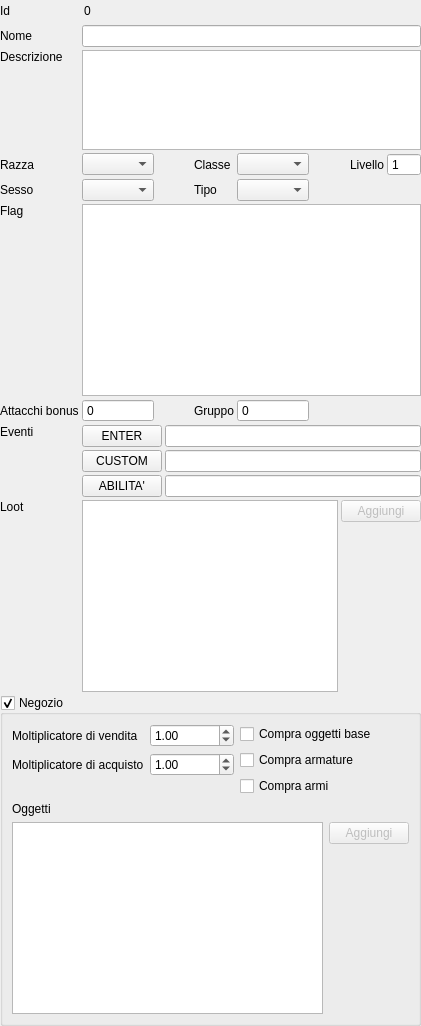
               <widget class="QWidget" name="pageNpc">
                <layout class="QVBoxLayout" name="verticalLayout_5">
                 <property name="spacing">
                  <number>0</number>
                 </property>
                 <property name="leftMargin">
                  <number>0</number>
                 </property>
                 <property name="topMargin">
                  <number>0</number>
                 </property>
                 <property name="rightMargin">
                  <number>0</number>
                 </property>
                 <property name="bottomMargin">
                  <number>0</number>
                 </property>
                 <item>
                  <layout class="QGridLayout" name="gridLayout_4">
                   <property name="spacing">
                    <number>3</number>
                   </property>
                   <item row="4" column="4">
                    <widget class="QComboBox" name="comboBoxNpcType"/>
                   </item>
                   <item row="7" column="0">
                    <widget class="QLabel" name="label_45">
                     <property name="sizePolicy">
                      <sizepolicy hsizetype="Fixed" vsizetype="Preferred">
                       <horstretch>0</horstretch>
                       <verstretch>0</verstretch>
                      </sizepolicy>
                     </property>
                     <property name="text">
                      <string>Eventi</string>
                     </property>
                     <property name="alignment">
                      <set>Qt::AlignLeading|Qt::AlignLeft|Qt::AlignTop</set>
                     </property>
                    </widget>
                   </item>
                   <item row="0" column="2" colspan="6">
                    <spacer name="horizontalSpacer_4">
                     <property name="orientation">
                      <enum>Qt::Horizontal</enum>
                     </property>
                     <property name="sizeHint" stdset="0">
                      <size>
                       <width>40</width>
                       <height>20</height>
                      </size>
                     </property>
                    </spacer>
                   </item>
                   <item row="6" column="3">
                    <widget class="QLabel" name="label_50">
                     <property name="sizePolicy">
                      <sizepolicy hsizetype="Fixed" vsizetype="Preferred">
                       <horstretch>0</horstretch>
                       <verstretch>0</verstretch>
                      </sizepolicy>
                     </property>
                     <property name="text">
                      <string>Gruppo</string>
                     </property>
                    </widget>
                   </item>
                   <item row="4" column="0">
                    <widget class="QLabel" name="label_14">
                     <property name="sizePolicy">
                      <sizepolicy hsizetype="Fixed" vsizetype="Preferred">
                       <horstretch>0</horstretch>
                       <verstretch>0</verstretch>
                      </sizepolicy>
                     </property>
                     <property name="text">
                      <string>Sesso</string>
                     </property>
                    </widget>
                   </item>
                   <item row="8" column="1" colspan="7">
                    <layout class="QGridLayout" name="gridLayout_10">
                     <item row="1" column="1">
                      <spacer name="verticalSpacer_6">
                       <property name="orientation">
                        <enum>Qt::Vertical</enum>
                       </property>
                       <property name="sizeHint" stdset="0">
                        <size>
                         <width>20</width>
                         <height>40</height>
                        </size>
                       </property>
                      </spacer>
                     </item>
                     <item row="0" column="1">
                      <widget class="QPushButton" name="pushButtonNpcLootAdd">
                       <property name="enabled">
                        <bool>false</bool>
                       </property>
                       <property name="text">
                        <string>Aggiungi</string>
                       </property>
                      </widget>
                     </item>
                     <item row="0" column="0" rowspan="2">
                      <widget class="QTableWidget" name="tableWidgetNpcLoot">
                       <property name="editTriggers">
                        <set>QAbstractItemView::NoEditTriggers</set>
                       </property>
                       <property name="selectionMode">
                        <enum>QAbstractItemView::NoSelection</enum>
                       </property>
                       <property name="wordWrap">
                        <bool>false</bool>
                       </property>
                       <attribute name="horizontalHeaderVisible">
                        <bool>false</bool>
                       </attribute>
                       <attribute name="horizontalHeaderMinimumSectionSize">
                        <number>45</number>
                       </attribute>
                       <attribute name="horizontalHeaderDefaultSectionSize">
                        <number>49</number>
                       </attribute>
                       <attribute name="horizontalHeaderStretchLastSection">
                        <bool>true</bool>
                       </attribute>
                       <attribute name="verticalHeaderVisible">
                        <bool>false</bool>
                       </attribute>
                       <attribute name="verticalHeaderMinimumSectionSize">
                        <number>10</number>
                       </attribute>
                       <attribute name="verticalHeaderDefaultSectionSize">
                        <number>20</number>
                       </attribute>
                       <attribute name="verticalHeaderStretchLastSection">
                        <bool>false</bool>
                       </attribute>
                       <column>
                        <property name="text">
                         <string>Azioni</string>
                        </property>
                       </column>
                       <column>
                        <property name="text">
                         <string>Oggetto</string>
                        </property>
                       </column>
                       <column>
                        <property name="text">
                         <string>Rarità</string>
                        </property>
                       </column>
                      </widget>
                     </item>
                    </layout>
                   </item>
                   <item row="8" column="0">
                    <widget class="QLabel" name="label_51">
                     <property name="sizePolicy">
                      <sizepolicy hsizetype="Fixed" vsizetype="Preferred">
                       <horstretch>0</horstretch>
                       <verstretch>0</verstretch>
                      </sizepolicy>
                     </property>
                     <property name="text">
                      <string>Loot</string>
                     </property>
                     <property name="alignment">
                      <set>Qt::AlignLeading|Qt::AlignLeft|Qt::AlignTop</set>
                     </property>
                    </widget>
                   </item>
                   <item row="1" column="1" colspan="7">
                    <widget class="QLineEdit" name="lineEditNpcName"/>
                   </item>
                   <item row="4" column="3">
                    <widget class="QLabel" name="label_47">
                     <property name="sizePolicy">
                      <sizepolicy hsizetype="Fixed" vsizetype="Preferred">
                       <horstretch>0</horstretch>
                       <verstretch>0</verstretch>
                      </sizepolicy>
                     </property>
                     <property name="text">
                      <string>Tipo</string>
                     </property>
                    </widget>
                   </item>
                   <item row="5" column="0">
                    <widget class="QLabel" name="label_12">
                     <property name="sizePolicy">
                      <sizepolicy hsizetype="Fixed" vsizetype="Preferred">
                       <horstretch>0</horstretch>
                       <verstretch>0</verstretch>
                      </sizepolicy>
                     </property>
                     <property name="text">
                      <string>Flag</string>
                     </property>
                     <property name="alignment">
                      <set>Qt::AlignLeading|Qt::AlignLeft|Qt::AlignTop</set>
                     </property>
                    </widget>
                   </item>
                   <item row="4" column="1">
                    <widget class="QComboBox" name="comboBoxNpcSex"/>
                   </item>
                   <item row="3" column="1">
                    <widget class="QComboBox" name="comboBoxNpcRace"/>
                   </item>
                   <item row="0" column="1">
                    <widget class="QSpinBox" name="spinBoxNpcId">
                     <property name="minimumSize">
                      <size>
                       <width>50</width>
                       <height>0</height>
                      </size>
                     </property>
                     <property name="styleSheet">
                      <string notr="true">background-color: rgba(255, 255, 255, 0);</string>
                     </property>
                     <property name="frame">
                      <bool>false</bool>
                     </property>
                     <property name="readOnly">
                      <bool>true</bool>
                     </property>
                     <property name="buttonSymbols">
                      <enum>QAbstractSpinBox::NoButtons</enum>
                     </property>
                     <property name="minimum">
                      <number>0</number>
                     </property>
                     <property name="maximum">
                      <number>2000000000</number>
                     </property>
                     <property name="singleStep">
                      <number>1</number>
                     </property>
                     <property name="value">
                      <number>0</number>
                     </property>
                    </widget>
                   </item>
                   <item row="3" column="6">
                    <widget class="QLabel" name="label_49">
                     <property name="sizePolicy">
                      <sizepolicy hsizetype="Fixed" vsizetype="Preferred">
                       <horstretch>0</horstretch>
                       <verstretch>0</verstretch>
                      </sizepolicy>
                     </property>
                     <property name="text">
                      <string>Livello</string>
                     </property>
                    </widget>
                   </item>
                   <item row="4" column="2">
                    <spacer name="horizontalSpacer_7">
                     <property name="orientation">
                      <enum>Qt::Horizontal</enum>
                     </property>
                     <property name="sizeType">
                      <enum>QSizePolicy::Fixed</enum>
                     </property>
                     <property name="sizeHint" stdset="0">
                      <size>
                       <width>5</width>
                       <height>0</height>
                      </size>
                     </property>
                    </spacer>
                   </item>
                   <item row="6" column="0">
                    <widget class="QLabel" name="label_43">
                     <property name="sizePolicy">
                      <sizepolicy hsizetype="Fixed" vsizetype="Preferred">
                       <horstretch>0</horstretch>
                       <verstretch>0</verstretch>
                      </sizepolicy>
                     </property>
                     <property name="text">
                      <string>Attacchi bonus</string>
                     </property>
                    </widget>
                   </item>
                   <item row="2" column="1" colspan="7">
                    <widget class="QPlainTextEdit" name="plainTextEditNpcDescription">
                     <property name="sizePolicy">
                      <sizepolicy hsizetype="Expanding" vsizetype="Fixed">
                       <horstretch>0</horstretch>
                       <verstretch>0</verstretch>
                      </sizepolicy>
                     </property>
                     <property name="minimumSize">
                      <size>
                       <width>300</width>
                       <height>0</height>
                      </size>
                     </property>
                     <property name="maximumSize">
                      <size>
                       <width>16777215</width>
                       <height>100</height>
                      </size>
                     </property>
                     <property name="font">
                      <font>
                       <family>Lucida Console</family>
                      </font>
                     </property>
                    </widget>
                   </item>
                   <item row="3" column="0">
                    <widget class="QLabel" name="label_16">
                     <property name="sizePolicy">
                      <sizepolicy hsizetype="Fixed" vsizetype="Preferred">
                       <horstretch>0</horstretch>
                       <verstretch>0</verstretch>
                      </sizepolicy>
                     </property>
                     <property name="text">
                      <string>Razza</string>
                     </property>
                    </widget>
                   </item>
                   <item row="5" column="1" colspan="7">
                    <widget class="QTableWidget" name="tableWidgetNpcFlags">
                     <property name="editTriggers">
                      <set>QAbstractItemView::NoEditTriggers</set>
                     </property>
                     <property name="selectionMode">
                      <enum>QAbstractItemView::NoSelection</enum>
                     </property>
                     <property name="wordWrap">
                      <bool>false</bool>
                     </property>
                     <attribute name="horizontalHeaderVisible">
                      <bool>false</bool>
                     </attribute>
                     <attribute name="horizontalHeaderDefaultSectionSize">
                      <number>49</number>
                     </attribute>
                     <attribute name="horizontalHeaderStretchLastSection">
                      <bool>true</bool>
                     </attribute>
                     <attribute name="verticalHeaderVisible">
                      <bool>false</bool>
                     </attribute>
                     <attribute name="verticalHeaderMinimumSectionSize">
                      <number>10</number>
                     </attribute>
                     <attribute name="verticalHeaderDefaultSectionSize">
                      <number>30</number>
                     </attribute>
                     <attribute name="verticalHeaderStretchLastSection">
                      <bool>false</bool>
                     </attribute>
                     <column>
                      <property name="text">
                       <string>On</string>
                      </property>
                     </column>
                     <column>
                      <property name="text">
                       <string>Flag</string>
                      </property>
                     </column>
                    </widget>
                   </item>
                   <item row="0" column="0">
                    <widget class="QLabel" name="labelNpcId">
                     <property name="sizePolicy">
                      <sizepolicy hsizetype="Fixed" vsizetype="Preferred">
                       <horstretch>0</horstretch>
                       <verstretch>0</verstretch>
                      </sizepolicy>
                     </property>
                     <property name="text">
                      <string>Id</string>
                     </property>
                    </widget>
                   </item>
                   <item row="1" column="0">
                    <widget class="QLabel" name="label_8">
                     <property name="sizePolicy">
                      <sizepolicy hsizetype="Fixed" vsizetype="Preferred">
                       <horstretch>0</horstretch>
                       <verstretch>0</verstretch>
                      </sizepolicy>
                     </property>
                     <property name="text">
                      <string>Nome</string>
                     </property>
                    </widget>
                   </item>
                   <item row="3" column="4">
                    <widget class="QComboBox" name="comboBoxNpcClass"/>
                   </item>
                   <item row="3" column="3">
                    <widget class="QLabel" name="label_48">
                     <property name="sizePolicy">
                      <sizepolicy hsizetype="Fixed" vsizetype="Preferred">
                       <horstretch>0</horstretch>
                       <verstretch>0</verstretch>
                      </sizepolicy>
                     </property>
                     <property name="text">
                      <string>Classe</string>
                     </property>
                    </widget>
                   </item>
                   <item row="4" column="5">
                    <spacer name="horizontalSpacer_8">
                     <property name="orientation">
                      <enum>Qt::Horizontal</enum>
                     </property>
                     <property name="sizeType">
                      <enum>QSizePolicy::Fixed</enum>
                     </property>
                     <property name="sizeHint" stdset="0">
                      <size>
                       <width>5</width>
                       <height>0</height>
                      </size>
                     </property>
                    </spacer>
                   </item>
                   <item row="6" column="1">
                    <widget class="QSpinBox" name="spinBoxNpcBonusAttacks">
                     <property name="buttonSymbols">
                      <enum>QAbstractSpinBox::NoButtons</enum>
                     </property>
                     <property name="maximum">
                      <number>10</number>
                     </property>
                    </widget>
                   </item>
                   <item row="2" column="0">
                    <widget class="QLabel" name="label_11">
                     <property name="sizePolicy">
                      <sizepolicy hsizetype="Fixed" vsizetype="Preferred">
                       <horstretch>0</horstretch>
                       <verstretch>0</verstretch>
                      </sizepolicy>
                     </property>
                     <property name="text">
                      <string>Descrizione</string>
                     </property>
                     <property name="alignment">
                      <set>Qt::AlignLeading|Qt::AlignLeft|Qt::AlignTop</set>
                     </property>
                    </widget>
                   </item>
                   <item row="3" column="7">
                    <widget class="QSpinBox" name="spinBoxNpcLevel">
                     <property name="buttonSymbols">
                      <enum>QAbstractSpinBox::NoButtons</enum>
                     </property>
                     <property name="minimum">
                      <number>1</number>
                     </property>
                     <property name="maximum">
                      <number>100</number>
                     </property>
                    </widget>
                   </item>
                   <item row="7" column="1" colspan="7">
                    <layout class="QGridLayout" name="gridLayout_7">
                     <item row="0" column="0">
                      <widget class="QPushButton" name="pushButtonNpcEventEnter">
                       <property name="text">
                        <string>ENTER</string>
                       </property>
                      </widget>
                     </item>
                     <item row="0" column="1">
                      <widget class="QLineEdit" name="lineEditNpcEventEnter">
                       <property name="readOnly">
                        <bool>true</bool>
                       </property>
                      </widget>
                     </item>
                     <item row="1" column="0">
                      <widget class="QPushButton" name="pushButtonNpcEventCustom">
                       <property name="text">
                        <string>CUSTOM</string>
                       </property>
                      </widget>
                     </item>
                     <item row="1" column="1">
                      <widget class="QLineEdit" name="lineEditNpcEventCustom">
                       <property name="readOnly">
                        <bool>true</bool>
                       </property>
                      </widget>
                     </item>
                     <item row="2" column="0">
                      <widget class="QPushButton" name="pushButtonNpcEventAbility">
                       <property name="text">
                        <string>ABILITA'</string>
                       </property>
                      </widget>
                     </item>
                     <item row="2" column="1">
                      <widget class="QLineEdit" name="lineEditNpcEventAbility">
                       <property name="readOnly">
                        <bool>true</bool>
                       </property>
                      </widget>
                     </item>
                    </layout>
                   </item>
                   <item row="6" column="4">
                    <widget class="QSpinBox" name="spinBoxNpcAssistGroup">
                     <property name="buttonSymbols">
                      <enum>QAbstractSpinBox::NoButtons</enum>
                     </property>
                     <property name="maximum">
                      <number>1000000</number>
                     </property>
                    </widget>
                   </item>
                   <item row="9" column="0" rowspan="2" colspan="8">
                    <widget class="QGroupBox" name="groupBoxNpcShop">
                     <property name="title">
                      <string>Negozio</string>
                     </property>
                     <property name="checkable">
                      <bool>true</bool>
                     </property>
                     <property name="checked">
                      <bool>true</bool>
                     </property>
                     <layout class="QVBoxLayout" name="verticalLayout_25">
                      <item>
                       <layout class="QGridLayout" name="gridLayout_20">
                        <item row="0" column="1">
                         <widget class="QDoubleSpinBox" name="doubleSpinBoxNpcSaleMult">
                          <property name="minimum">
                           <double>0.100000000000000</double>
                          </property>
                          <property name="maximum">
                           <double>100.000000000000000</double>
                          </property>
                          <property name="singleStep">
                           <double>0.100000000000000</double>
                          </property>
                          <property name="value">
                           <double>1.000000000000000</double>
                          </property>
                         </widget>
                        </item>
                        <item row="1" column="0">
                         <widget class="QLabel" name="label_9">
                          <property name="text">
                           <string>Moltiplicatore di acquisto</string>
                          </property>
                         </widget>
                        </item>
                        <item row="4" column="3">
                         <widget class="QPushButton" name="pushButtonNpcShopAddItem">
                          <property name="enabled">
                           <bool>false</bool>
                          </property>
                          <property name="sizePolicy">
                           <sizepolicy hsizetype="Fixed" vsizetype="Fixed">
                            <horstretch>0</horstretch>
                            <verstretch>0</verstretch>
                           </sizepolicy>
                          </property>
                          <property name="text">
                           <string>Aggiungi</string>
                          </property>
                         </widget>
                        </item>
                        <item row="0" column="2" rowspan="3" colspan="2">
                         <layout class="QVBoxLayout" name="verticalLayout_29">
                          <item>
                           <widget class="QCheckBox" name="checkBoxNpcPurchaseBase">
                            <property name="text">
                             <string>Compra oggetti base</string>
                            </property>
                           </widget>
                          </item>
                          <item>
                           <widget class="QCheckBox" name="checkBoxNpcPurchaseArmor">
                            <property name="text">
                             <string>Compra armature</string>
                            </property>
                           </widget>
                          </item>
                          <item>
                           <widget class="QCheckBox" name="checkBoxNpcPurchaseWeapon">
                            <property name="text">
                             <string>Compra armi</string>
                            </property>
                           </widget>
                          </item>
                         </layout>
                        </item>
                        <item row="3" column="0">
                         <widget class="QLabel" name="label_5">
                          <property name="sizePolicy">
                           <sizepolicy hsizetype="Fixed" vsizetype="Preferred">
                            <horstretch>0</horstretch>
                            <verstretch>0</verstretch>
                           </sizepolicy>
                          </property>
                          <property name="text">
                           <string>Oggetti</string>
                          </property>
                         </widget>
                        </item>
                        <item row="0" column="0">
                         <widget class="QLabel" name="label_6">
                          <property name="text">
                           <string>Moltiplicatore di vendita</string>
                          </property>
                         </widget>
                        </item>
                        <item row="5" column="3">
                         <spacer name="verticalSpacer_13">
                          <property name="orientation">
                           <enum>Qt::Vertical</enum>
                          </property>
                          <property name="sizeHint" stdset="0">
                           <size>
                            <width>20</width>
                            <height>40</height>
                           </size>
                          </property>
                         </spacer>
                        </item>
                        <item row="4" column="0" rowspan="2" colspan="3">
                         <widget class="QTableWidget" name="tableWidgetNpcShopItems">
                          <property name="editTriggers">
                           <set>QAbstractItemView::NoEditTriggers</set>
                          </property>
                          <property name="selectionMode">
                           <enum>QAbstractItemView::NoSelection</enum>
                          </property>
                          <property name="wordWrap">
                           <bool>false</bool>
                          </property>
                          <attribute name="horizontalHeaderVisible">
                           <bool>false</bool>
                          </attribute>
                          <attribute name="horizontalHeaderMinimumSectionSize">
                           <number>45</number>
                          </attribute>
                          <attribute name="horizontalHeaderDefaultSectionSize">
                           <number>49</number>
                          </attribute>
                          <attribute name="horizontalHeaderStretchLastSection">
                           <bool>true</bool>
                          </attribute>
                          <attribute name="verticalHeaderVisible">
                           <bool>false</bool>
                          </attribute>
                          <attribute name="verticalHeaderMinimumSectionSize">
                           <number>10</number>
                          </attribute>
                          <attribute name="verticalHeaderDefaultSectionSize">
                           <number>20</number>
                          </attribute>
                          <attribute name="verticalHeaderStretchLastSection">
                           <bool>false</bool>
                          </attribute>
                          <column>
                           <property name="text">
                            <string>Azioni</string>
                           </property>
                          </column>
                          <column>
                           <property name="text">
                            <string>Oggetto</string>
                           </property>
                          </column>
                         </widget>
                        </item>
                        <item row="1" column="1">
                         <widget class="QDoubleSpinBox" name="doubleSpinBoxNpcPurchaseMult">
                          <property name="minimum">
                           <double>0.100000000000000</double>
                          </property>
                          <property name="maximum">
                           <double>100.000000000000000</double>
                          </property>
                          <property name="singleStep">
                           <double>0.100000000000000</double>
                          </property>
                          <property name="value">
                           <double>1.000000000000000</double>
                          </property>
                         </widget>
                        </item>
                       </layout>
                      </item>
                      <item>
                       <spacer name="verticalSpacer_10">
                        <property name="orientation">
                         <enum>Qt::Vertical</enum>
                        </property>
                        <property name="sizeHint" stdset="0">
                         <size>
                          <width>0</width>
                          <height>0</height>
                         </size>
                        </property>
                       </spacer>
                      </item>
                     </layout>
                    </widget>
                   </item>
                  </layout>
                 </item>
                </layout>
               </widget>
